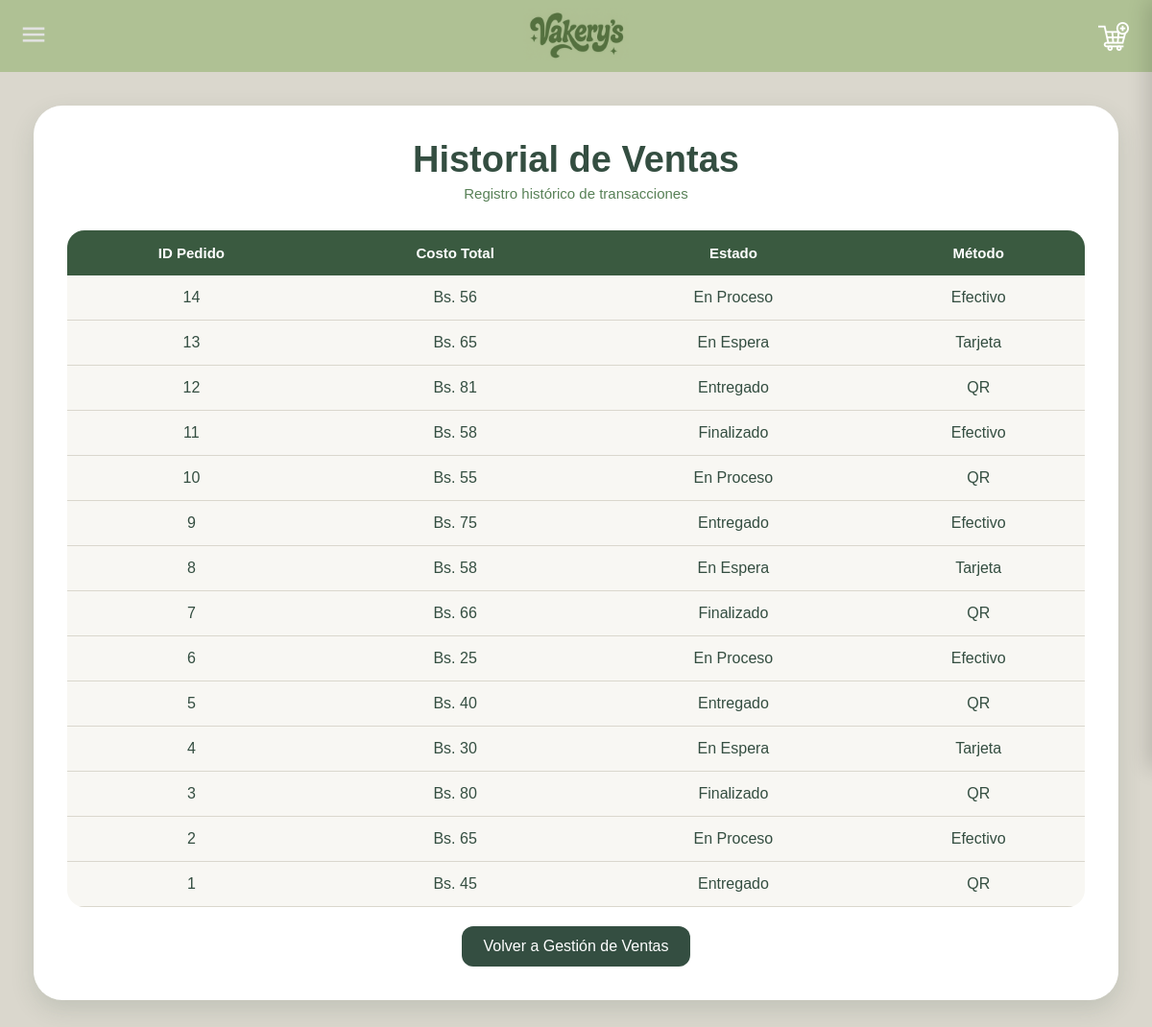
/ventas/historialVentas.php, run on an earlier commit of the app's database.
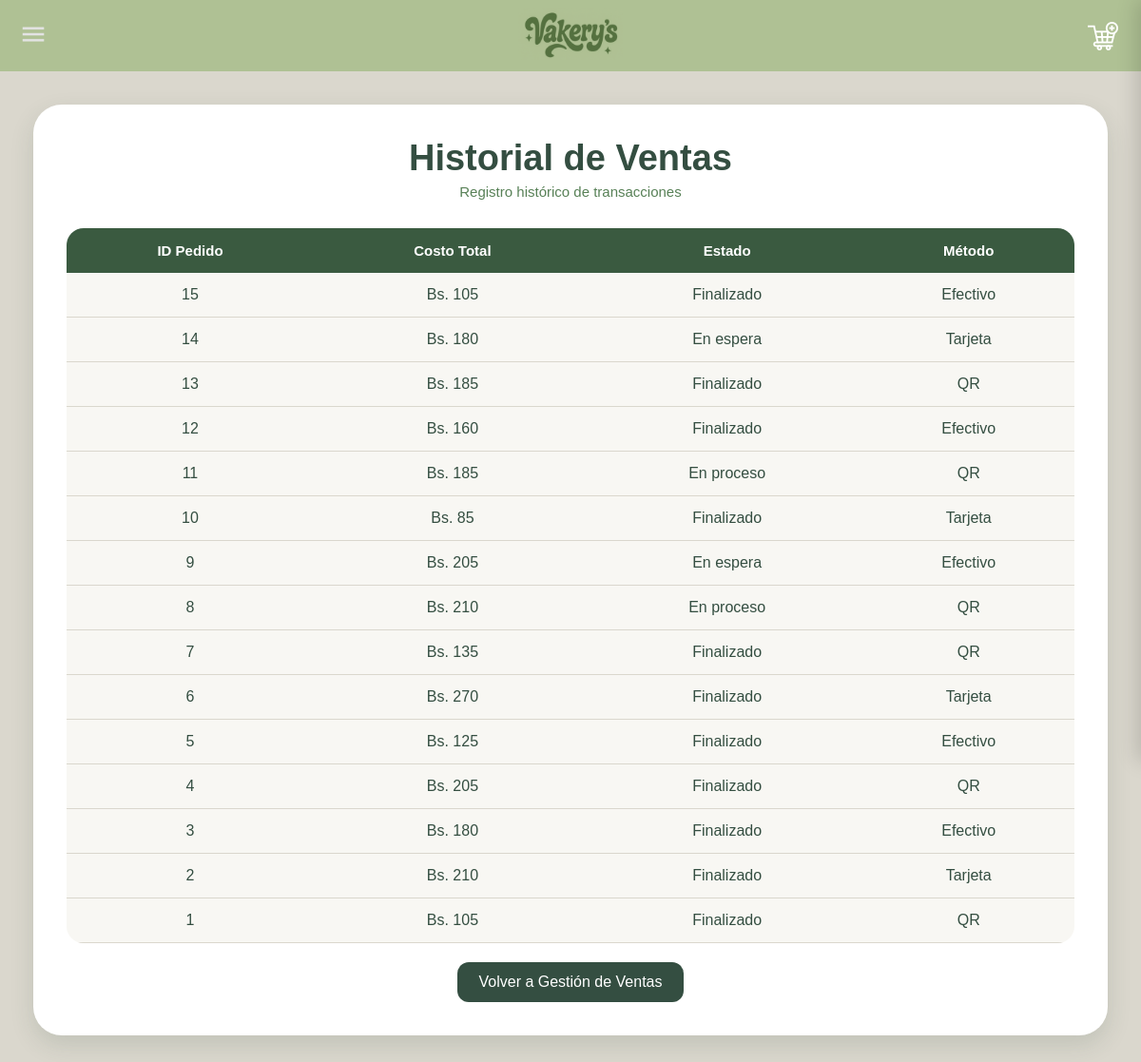
And on a later commit of the database.
### tables this page shows
CREATE TABLE IF NOT EXISTS `ventas` (
  `pedidos_id` INT NOT NULL,
  `costoTotal` INT NULL,
  `Estado` VARCHAR(45) NULL,
  `Metodo` VARCHAR(45) NULL,
  PRIMARY KEY (`pedidos_id`),
  CONSTRAINT `fk_ventas_pedidos1`
    FOREIGN KEY (`pedidos_id`)
    REFERENCES `pedidos` (`id`)
    ON DELETE NO ACTION
    ON UPDATE CASCADE
);

### ventas/historialVentas.php (the view, shortened to what this page needs)
<?php
$servername = "localhost";
$username = "root";
$password = "";
$bdname = "vakerysss";
$conn = new mysqli($servername, $username, $password, $bdname);
$sql = "SELECT * FROM ventas ORDER BY pedidos_id DESC";
?>
<!DOCTYPE html>
<html lang="es">
<head>
</head>
<body>
<div class="contenedor">
    <h1>Historial de Ventas</h1>
    <p class="subtitulo">Registro histórico de transacciones</p>
<?php
echo "<table class='tabla-estilo'>";
echo "
<tr>
    <th>ID Pedido</th>
    <th>Costo Total</th>
    <th>Estado</th>
    <th>Método</th>
</tr>
";
$resultado = $conn->query($sql);
if ($resultado && $resultado->num_rows > 0){
    while($fila = $resultado->fetch_assoc()){
        echo "<tr>";
        echo "
        <td>".$fila['pedidos_id']."</td>
        <td>Bs. ".$fila['costoTotal']."</td>
        <td>".$fila['Estado']."</td>
        <td>".$fila['Metodo']."</td>";
        echo "</tr>";
    }
}
echo "</table>";
?>
<div class="boton-centro">
    <a href="leerventa.php" class="boton">Volver a Gestión de Ventas</a>
</div>
</div>
</body>
</html>

What changed in the data, as far as the page shows it:
added ventas: pedidos_id "15", costoTotal "105", Estado "Finalizado", Metodo "Efectivo"
changed ventas id 14: costoTotal "56" → "180"; Estado "En Proceso" → "En espera"; Metodo "Efectivo" → "Tarjeta"
changed ventas id 13: costoTotal "65" → "185"; Estado "En Espera" → "Finalizado"; Metodo "Tarjeta" → "QR"
changed ventas id 12: costoTotal "81" → "160"; Estado "Entregado" → "Finalizado"; Metodo "QR" → "Efectivo"
changed ventas id 11: costoTotal "58" → "185"; Estado "Finalizado" → "En proceso"; Metodo "Efectivo" → "QR"
changed ventas id 10: costoTotal "55" → "85"; Estado "En Proceso" → "Finalizado"; Metodo "QR" → "Tarjeta"
changed ventas id 9: costoTotal "75" → "205"; Estado "Entregado" → "En espera"
changed ventas id 8: costoTotal "58" → "210"; Estado "En Espera" → "En proceso"; Metodo "Tarjeta" → "QR"
changed ventas id 7: costoTotal "66" → "135"
changed ventas id 6: costoTotal "25" → "270"; Estado "En Proceso" → "Finalizado"; Metodo "Efectivo" → "Tarjeta"
changed ventas id 5: costoTotal "40" → "125"; Estado "Entregado" → "Finalizado"; Metodo "QR" → "Efectivo"
changed ventas id 4: costoTotal "30" → "205"; Estado "En Espera" → "Finalizado"; Metodo "Tarjeta" → "QR"
changed ventas id 3: costoTotal "80" → "180"; Metodo "QR" → "Efectivo"
changed ventas id 2: costoTotal "65" → "210"; Estado "En Proceso" → "Finalizado"; Metodo "Efectivo" → "Tarjeta"
changed ventas id 1: costoTotal "45" → "105"; Estado "Entregado" → "Finalizado"
